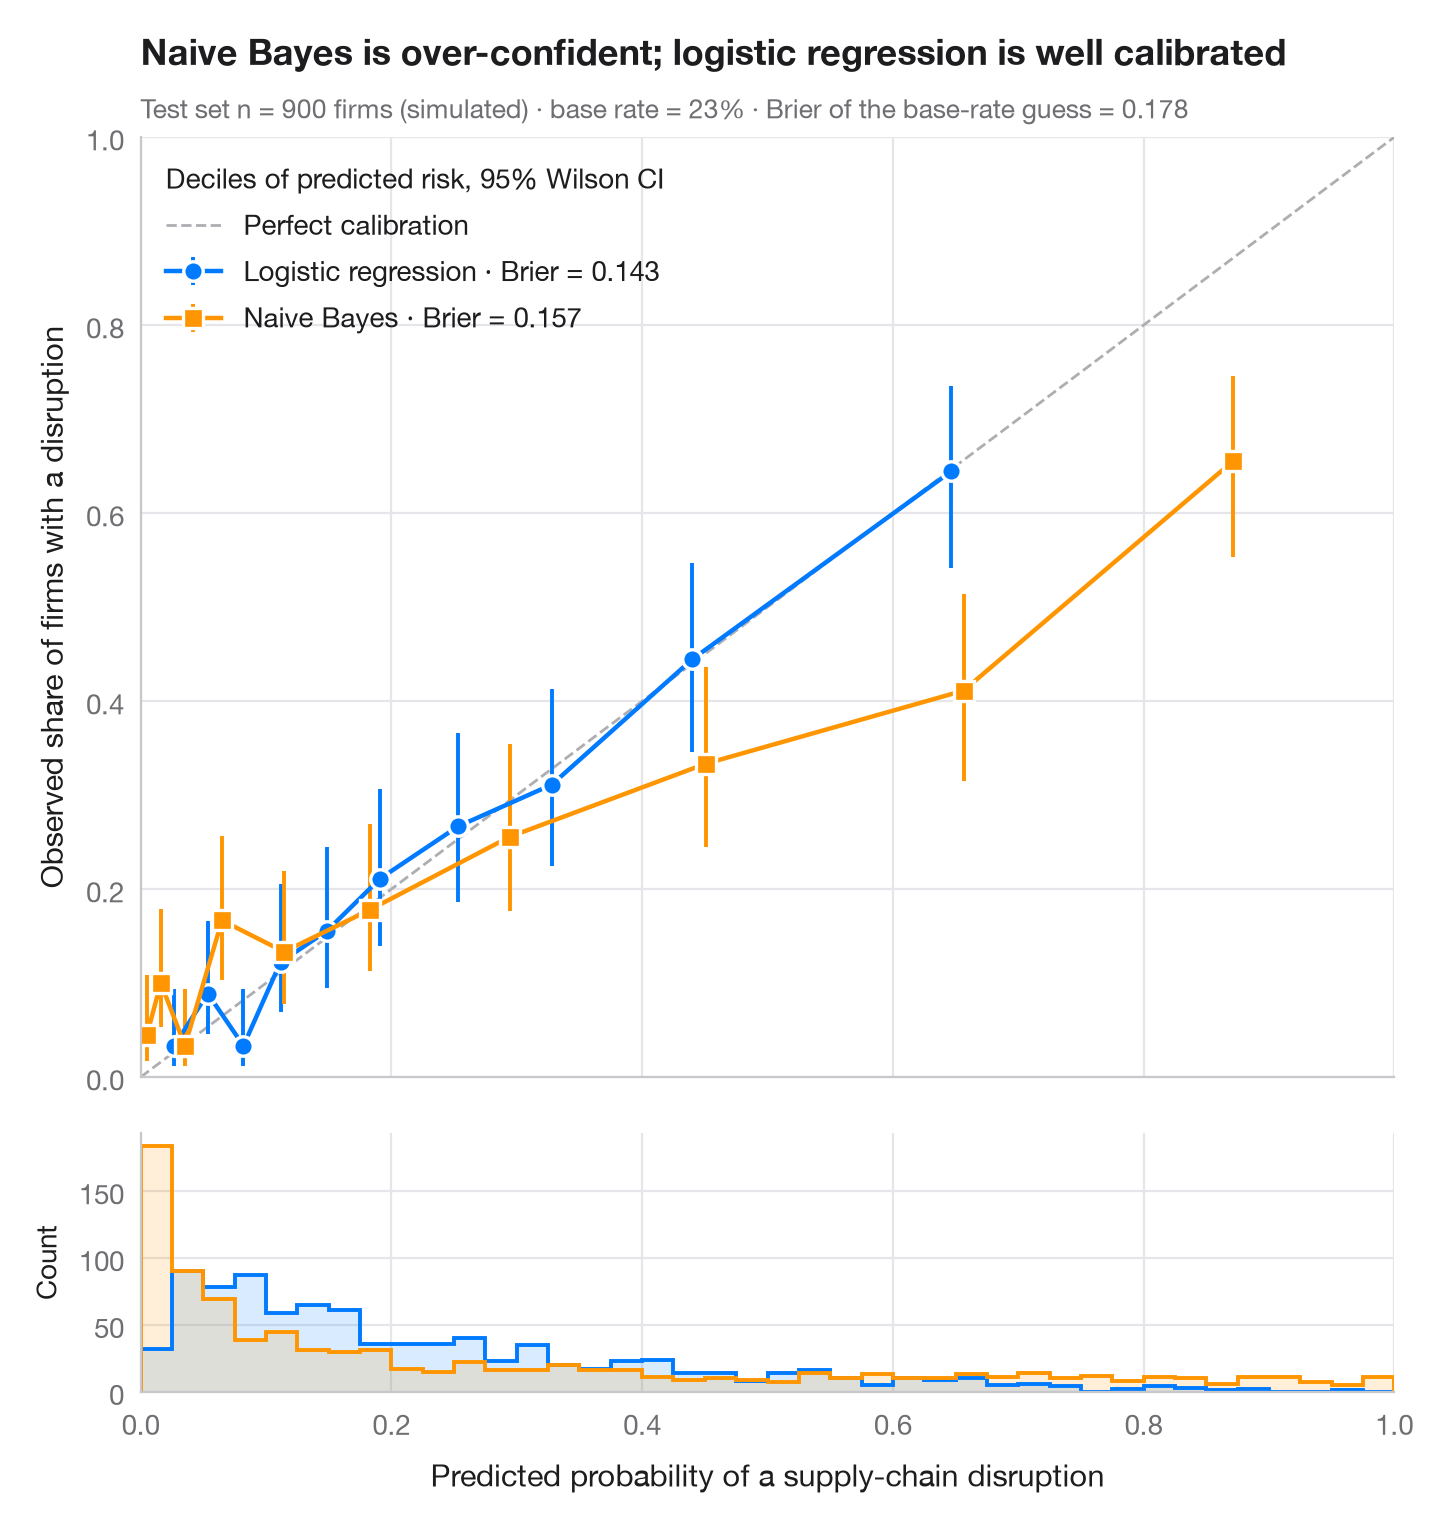

This chart was generated by the following Python code:
"""
title: Calibration plot
summary: Predicted vs observed risk per decile, with Wilson CIs, prediction histograms and Brier score.
r: rms::calibrate() / probably::cal_plot_breaks()
tags: [calibration, reliability diagram, Brier score, classification, supply chain]
description: |
  A model can rank cases well (high AUC) and still give the wrong probabilities.
  The reliability diagram checks this: test cases are grouped into deciles of
  predicted risk, and the mean prediction in each bin is plotted against the
  observed event rate, with a 95% Wilson interval. A calibrated model sits on the
  diagonal; points below it at the high end (and above it at the low end) mean the
  model is over-confident. The histograms underneath show where the predictions
  actually fall.

  The setting is Zarea et al. (2026, *Journal of Information Technology
  Management*): risk-driven capabilities and supply-chain resilience. The data
  are **simulated** for illustration — they are not the paper's data or results:
  n = 3,000 firms, the outcome is whether a firm suffered a major supply-chain
  disruption, and the predictors are supplier concentration, geographic risk
  exposure, lead-time variability (three correlated measures of one exposure) and
  a digitalisation index. Data are split 70/30. A logistic regression and a
  Gaussian naive Bayes model from **scikit-learn** are compared; naive Bayes
  counts the three correlated signals as independent evidence. The **Brier
  score** (`brier_score_loss`, lower is better) summarises the accuracy of the
  probabilities, and intervals come from `proportion_confint(method="wilson")`.
"""
import matplotlib.pyplot as plt
import numpy as np
import pandas as pd
from sklearn.linear_model import LogisticRegression
from sklearn.metrics import brier_score_loss
from sklearn.model_selection import train_test_split
from sklearn.naive_bayes import GaussianNB
from statsmodels.stats.proportion import proportion_confint
# Simulated data, set in the context of Zarea et al. (2026) [zarea2026]

# Data: 3,000 firms; three noisy measures of one latent exposure + digitalisation
rng = np.random.default_rng(2026)
n = 3000
exposure = rng.normal(size=n)
X = np.column_stack([exposure + rng.normal(0, 0.6, n),      # supplier concentration
                     exposure + rng.normal(0, 0.6, n),      # geographic risk exposure
                     exposure + rng.normal(0, 0.6, n),      # lead-time variability
                     rng.normal(size=n)])                   # digitalisation index
eta = -1.4 + 0.3 * X[:, :3].sum(axis=1) - 0.5 * X[:, 3]
y = rng.binomial(1, 1 / (1 + np.exp(-eta)))                 # 1 = major disruption
X_tr, X_te, y_tr, y_te = train_test_split(X, y, test_size=0.3, stratify=y, random_state=1)
models = {"Logistic regression": (LogisticRegression(max_iter=1000), "#007AFF", "o"),
          "Naive Bayes": (GaussianNB(), "#FF9500", "s")}

fig, (ax, axh) = plt.subplots(2, 1, figsize=(7, 7.4), sharex=True,
                              gridspec_kw=dict(height_ratios=[4, 1.1], hspace=0.05))
ax.plot([0, 1], [0, 1], color="#AEAEB2", lw=1, ls="--", label="Perfect calibration")
bins = np.linspace(0, 1, 41)
for name, (clf, c, mk) in models.items():
    p = clf.fit(X_tr, y_tr).predict_proba(X_te)[:, 1]
    # Group predictions into deciles of predicted risk
    tab = (pd.DataFrame({"p": p, "y": y_te})
             .assign(bin=lambda d: pd.qcut(d.p, 10, labels=False, duplicates="drop"))
             .groupby("bin").agg(pred=("p", "mean"), obs=("y", "mean"), k=("y", "sum"), n=("y", "size")))
    lo, hi = proportion_confint(tab.k, tab.n, method="wilson")
    ax.errorbar(tab.pred, tab.obs, yerr=[tab.obs - lo, hi - tab.obs], fmt=mk + "-", color=c,
                ms=7, mec="white", mew=1.2, lw=1.6, capsize=0, elinewidth=1.4,
                label=f"{name} · Brier = {brier_score_loss(y_te, p):.3f}")
    axh.hist(p, bins=bins, color=c, alpha=0.15, lw=0)
    axh.hist(p, bins=bins, color=c, histtype="step", lw=1.4)

ax.set_xlim(0, 1); ax.set_ylim(0, 1); ax.set_aspect("auto")
ax.grid(axis="x")
ax.set_ylabel("Observed share of firms with a disruption")
ax.legend(loc="upper left", alignment="left", title="Deciles of predicted risk, 95% Wilson CI")
axh.set_xlabel("Predicted probability of a supply-chain disruption")
axh.set_ylabel("Count", fontsize=10)
axh.grid(axis="x")
ax.set_title("Naive Bayes is over-confident; logistic regression is well calibrated", pad=26)
ax.text(0, 1.02, f"Test set n = {len(y_te):,} firms (simulated) · base rate = {y_te.mean():.0%} · "
        f"Brier of the base-rate guess = {y_te.mean() * (1 - y_te.mean()):.3f}",
        transform=ax.transAxes, fontsize=9.5, color="#6E6E73")
plt.show()
